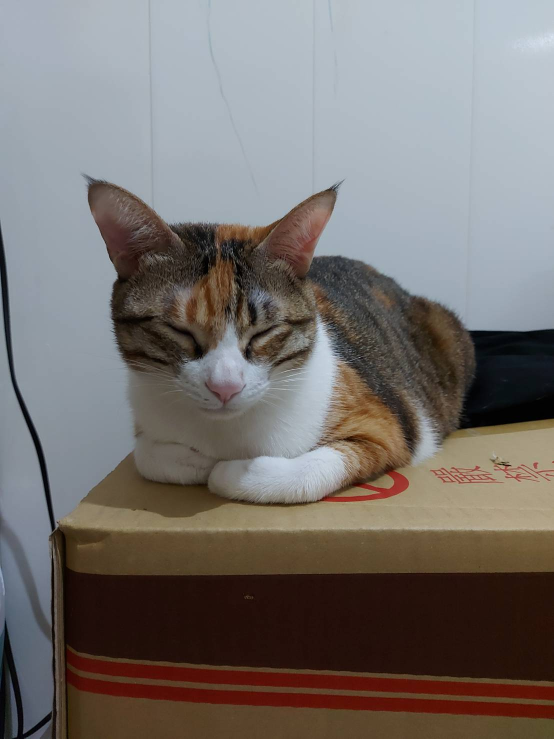
#> input picture RESNET/Hw2_5/inference_dataset/Cat/190315.jpg, 1108 x 1477 px (shown at 1/2 size)
$ python -i controller.py   (imports and definitions only)   (older library calls are emulated)
#> lines starting #> are read from the running program, lines starting #| are printed output that depends on the picture; after the words box and inside, x2 and y2 are one past the last pixel; in counts of white or black regions, pixels touching at a corner belong together
import cv2;
import numpy as np
import matplotlib.pyplot as plt
from PyQt5 import QtWidgets, QtGui, QtCore
from PyQt5.QtWidgets import QFileDialog

from UI import Ui_MainWindow

def drawContour(img_name):
    img= cv2.imread(img_name)
#> img is the input picture: shape (1477, 1108, 3); mean B, G, R 110.7, 113.6, 119
    (h, w) = img.shape[:2]
#> h = 1477; w = 1108
    img = cv2.resize(img,(int(w/2), int(h/2)),interpolation=cv2.INTER_AREA)
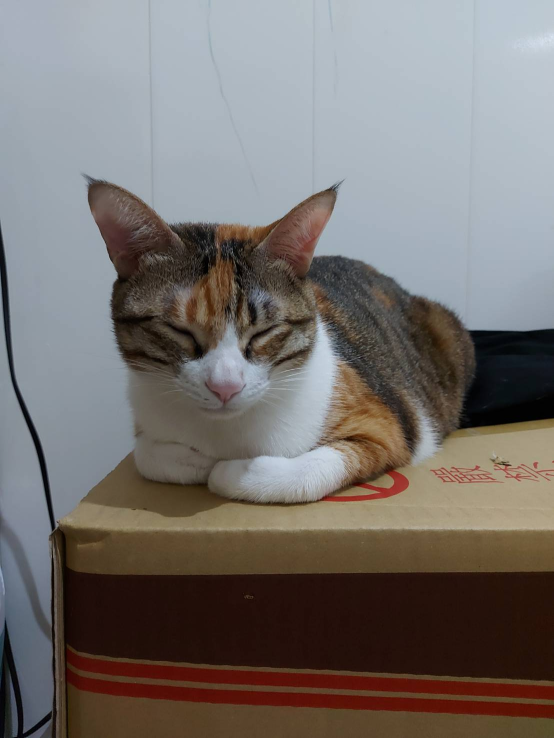
#> img: shape (738, 554, 3); mean B, G, R 110.7, 113.6, 119

    edged_img = cv2.cvtColor(img,cv2.COLOR_BGR2RGB)
    edged_img = cv2.cvtColor(edged_img,cv2.COLOR_RGB2GRAY)
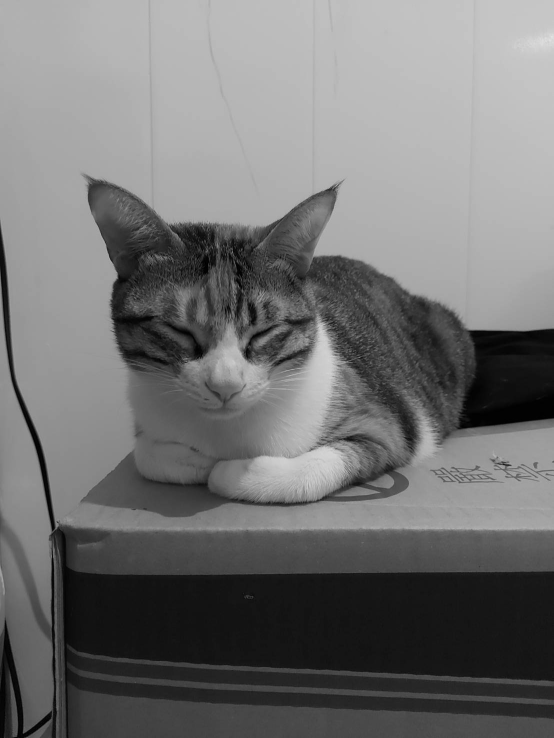
#> edged_img: shape (738, 554); min 0, max 226, mean 114.9
    edged_img = cv2.GaussianBlur(edged_img, (3, 3), 0)

    edged = cv2.Canny(edged_img, 30, 200)
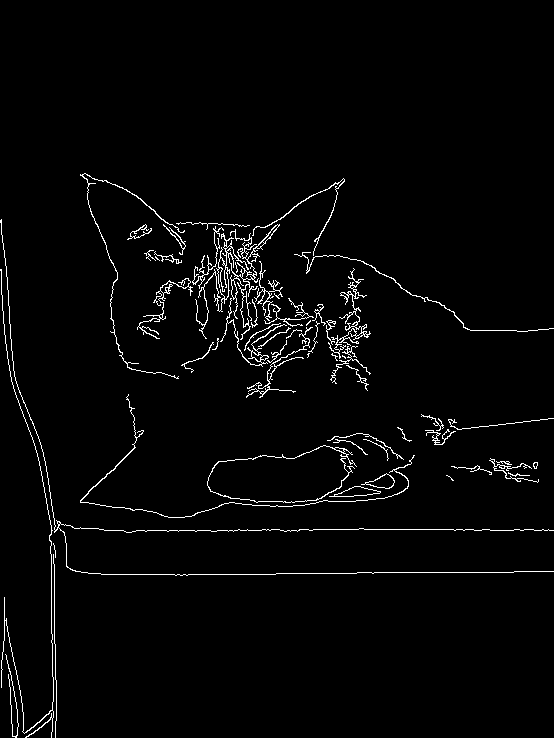
#> edged: shape (738, 554); 2.5% white in thin lines or dots, all inside (x1, y1, x2, y2) = (0, 173, 554, 738)
    contours, hierarchy = cv2.findContours(edged, cv2.RETR_LIST, cv2.CHAIN_APPROX_NONE) # cv2.RETR_EXTERNAL
#> contours = 101 contours, 64 with area under 20; largest, box (x1, y1, x2, y2) and area: (195, 224, 280, 340) 472, (329, 486, 381, 497) 259, (334, 486, 381, 497) 255, (361, 473, 395, 489) 242, (365, 473, 395, 489) 226

    cv2.drawContours(img, contours, -1, (0, 255, 0), 1)
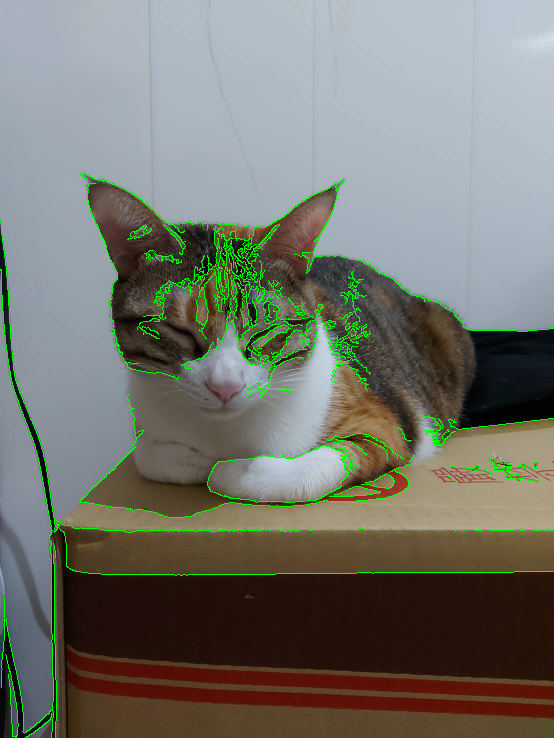
#> img: shape (738, 554, 3); 2.46% of pixels changed, all inside (x1, y1, x2, y2) = (0, 173, 554, 738)

    cv2.imshow('Contours' + img_name, img)

# [370 lines left out: functions countContour, Find_Corners, Find_Intrinsic, Find_Extrinsic, Find_Distortion, Show_Result and 3 more, not called in this run]

class MainWindow_controller(QtWidgets.QMainWindow):
    # [44 lines left out: functions __init__, setup_control, click_LoadFolder_Button, click_LoadImageL_Button, click_LoadImageR_Button, not called in this run]

    def click_DrawContour_Button(self):
        drawContour(self.folder + "\img1.jpg")
        drawContour(self.folder + "\img2.jpg")

    def click_CountRings_Button(self):
        self.ui.RingImg1_Label.setText("There are " + str(countContour(self.folder + "\img1.jpg")) + " rings in img1.jpg")
        self.ui.RingImg2_Label.setText("There are " + str(countContour(self.folder + "\img2.jpg")) + " rings in img2.jpg")

    def click_FindCorners_Button(self):
        Find_Corners(self.folder)

    def click_FindIntrinsic_Button(self):
        Find_Intrinsic(self.folder)

    def click_FindExtrinsic_Button(self):
        Find_Extrinsic(self.folder, int(self.ui.ChessBoard_ComboBox.currentText()))

    def click_FindDistortion_Button(self):
        Find_Distortion(self.folder)

    def click_ShowResult_Button(self):
        Show_Result(self.folder)

    def click_ShowWordOnBoard_Button(self):
        Show_Word_On_Board(self.folder,self.ui.Word_TextEdit.toPlainText())

    def click_ShowWordVertically_Button(self):
        Show_Word_Vertically(self.folder,self.ui.Word_TextEdit.toPlainText())

    def click_StereoDisparityMap_Button(self):
        Stereo_Disparity_Map(self.imageL,self.imageR)

>>> result = drawContour('../../RESNET/Hw2_5/inference_dataset/Cat/190315.jpg')

$ run again, on RESNET/Hw2_5/inference_dataset/Cat/8043.jpg
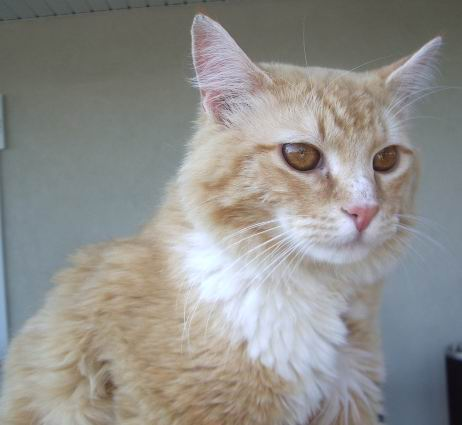
#> input picture RESNET/Hw2_5/inference_dataset/Cat/8043.jpg, 462 x 425 px
#> in drawContour, img is the input picture: shape (425, 462, 3); mean B, G, R 140.4, 143.7, 144.5
#> in drawContour, `edged = cv2.Canny(edged_img, 30, 200)`:
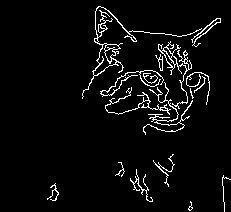
#> edged: shape (212, 231); 4.6% white in thin lines or dots, all inside (x1, y1, x2, y2) = (47, 6, 231, 212)
#> contours = 30 contours, 13 with area under 20; largest, box (x1, y1, x2, y2) and area: (82, 6, 202, 99) 528, (93, 43, 117, 76) 242, (158, 41, 192, 109) 216, (104, 48, 116, 62) 74, (104, 44, 120, 51) 62
#> in drawContour, `cv2.drawContours(img, contours, -1, (0, 255, 0), 1)`:
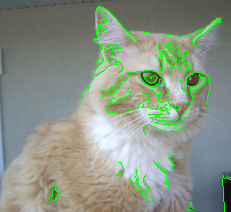
#> img: shape (212, 231, 3); mean B, G, R 133.5, 148.5, 137.1

$ run again, on RESNET/Hw2_5/inference_dataset/Cat/8046.jpg
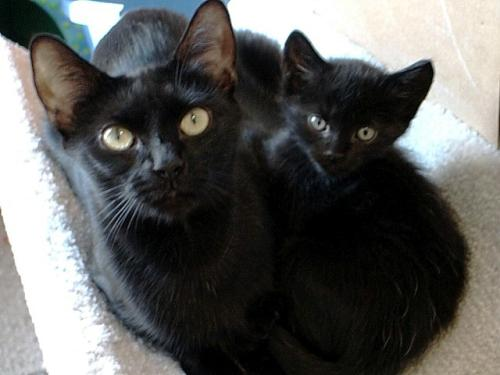
#> input picture RESNET/Hw2_5/inference_dataset/Cat/8046.jpg, 500 x 375 px
#> in drawContour, img is the input picture: shape (375, 500, 3); mean B, G, R 90.7, 92.6, 92.3
#> in drawContour, `edged = cv2.Canny(edged_img, 30, 200)`:
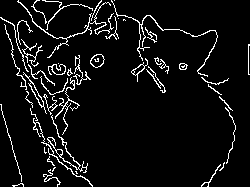
#> edged: shape (187, 250); 6.4% white in thin lines or dots
#> contours = 63 contours, 42 with area under 20; largest, box (x1, y1, x2, y2) and area: (90, 54, 105, 68) 134, (90, 54, 105, 68) 121, (48, 64, 66, 75) 107, (23, 72, 47, 114) 106, (52, 64, 66, 75) 90
#> in drawContour, `cv2.drawContours(img, contours, -1, (0, 255, 0), 1)`:
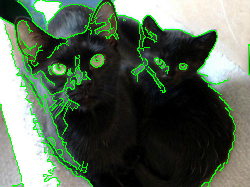
#> img: shape (187, 250, 3); mean B, G, R 83.7, 102.1, 85.6

$ run again, on RESNET/Hw2_5/inference_dataset/Cat/8048.jpg
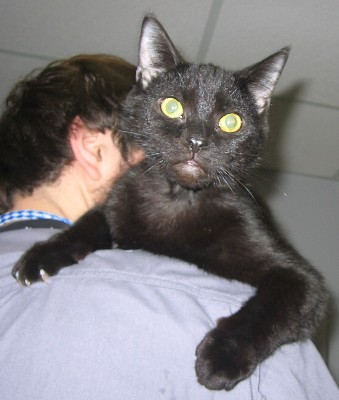
#> input picture RESNET/Hw2_5/inference_dataset/Cat/8048.jpg, 339 x 400 px
#> in drawContour, img is the input picture: shape (400, 339, 3); mean B, G, R 125.9, 123.4, 126.9
#> in drawContour, `edged = cv2.Canny(edged_img, 30, 200)`:
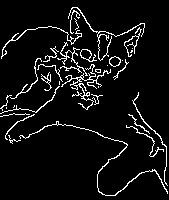
#> edged: shape (200, 169); 6.7% white in thin lines or dots
#> contours = 43 contours, 30 with area under 20; largest, box (x1, y1, x2, y2) and area: (80, 49, 97, 62) 91, (61, 64, 111, 110) 90, (19, 121, 168, 196) 85, (109, 56, 121, 67) 84, (80, 49, 92, 60) 78
#> in drawContour, `cv2.drawContours(img, contours, -1, (0, 255, 0), 1)`:
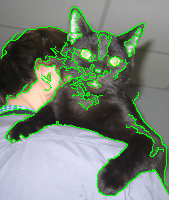
#> img: shape (200, 169, 3); mean B, G, R 118.7, 133.1, 118.9
